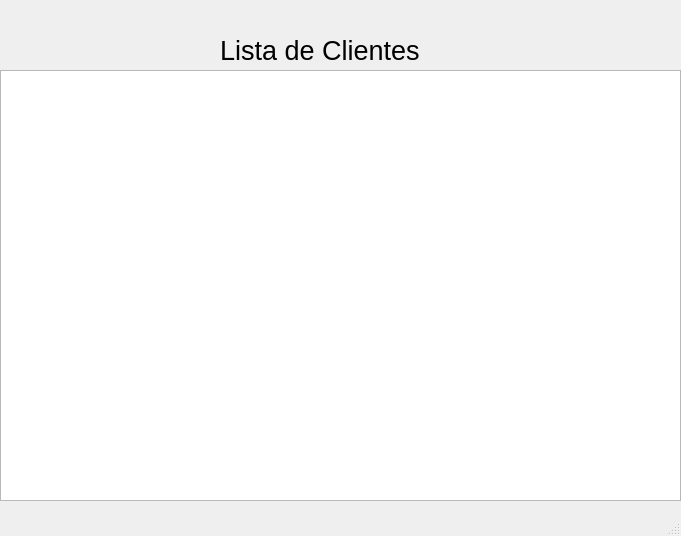
<?xml version="1.0" encoding="UTF-8"?>
<ui version="4.0">
 <class>MainWindow</class>
 <widget class="QMainWindow" name="MainWindow">
  <property name="geometry">
   <rect>
    <x>0</x>
    <y>0</y>
    <width>681</width>
    <height>536</height>
   </rect>
  </property>
  <property name="windowTitle">
   <string>MainWindow</string>
  </property>
  <widget class="QWidget" name="centralwidget">
   <widget class="QLabel" name="label">
    <property name="geometry">
     <rect>
      <x>220</x>
      <y>30</y>
      <width>231</width>
      <height>41</height>
     </rect>
    </property>
    <property name="font">
     <font>
      <pointsize>20</pointsize>
     </font>
    </property>
    <property name="layoutDirection">
     <enum>Qt::LeftToRight</enum>
    </property>
    <property name="text">
     <string>Lista de Clientes</string>
    </property>
   </widget>
   <widget class="QTableWidget" name="tableWidget">
    <property name="geometry">
     <rect>
      <x>0</x>
      <y>70</y>
      <width>681</width>
      <height>431</height>
     </rect>
    </property>
   </widget>
  </widget>
  <widget class="QMenuBar" name="menubar">
   <property name="geometry">
    <rect>
     <x>0</x>
     <y>0</y>
     <width>681</width>
     <height>21</height>
    </rect>
   </property>
  </widget>
  <widget class="QStatusBar" name="statusbar"/>
 </widget>
 <resources/>
 <connections/>
</ui>
